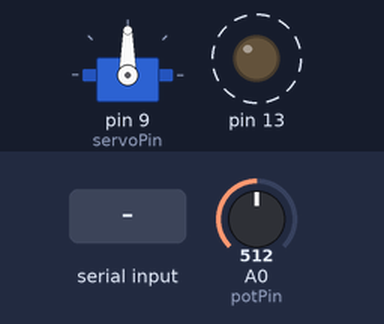
Recording of a sketch running on a simulated Arduino Uno, built with avr-gcc and run on an emulated ATmega328P. Parts: servo, output pins drawn as LEDs (lit = HIGH). Dashed ring = blinking. The test bench sets the inputs (shaded band); at power-on: A0 (potPin) = 512. What the sketch prints to the serial monitor is not drawn.

Above: at 1.25 s.
1.3 s: "o" received over Serial
At 1.55 s:
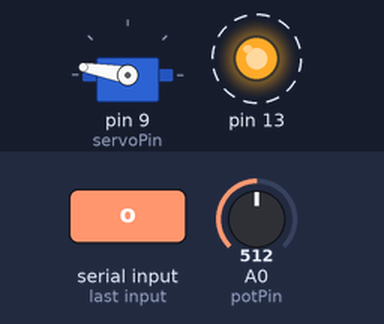
4.3 s: "c" received over Serial
At 4.56 s:
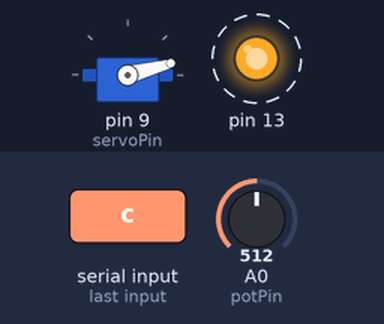
Timing chart, 0 to 13.3 s (numbered marks = the images above; inputs shaded):
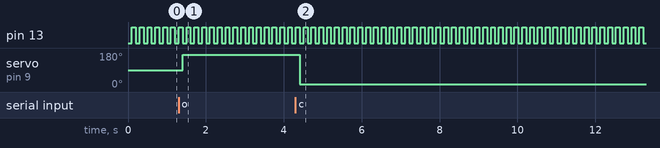

The sketch:

Proof_of_concept_1.ino
```cpp
#include <Servo.h>

Servo myservo;  // create servo object to control a servo
                // twelve servo objects can be created on most boards
int potPin = A0;
int servoPin = 9;

int closedPos = 15;
int openPos = 170;
int pos = closedPos;    // variable to store the servo position

int closedPot = 450;
int openPot = 900;
int pot = 'c'; // on potentiometer

void setup()
{
  myservo.attach(servoPin);  // attaches the servo on pin 9 to the servo object
  Serial.begin(9600);
  pinMode(13,OUTPUT);
}

void loop() {
delay(100); // otherwise it's going to break
digitalWrite(13,HIGH);
delay(100);
digitalWrite(13,LOW);

 //==================Take commands================

 if (Serial.available() > 0) { char command=Serial.read();

 if (command=='o') {pos = openPos;}
 if (command=='c') {pos = closedPos;}
 myservo.write(pos);
 }

 //==================Status check================

int sensorValue = analogRead(potPin);
 if (sensorValue < closedPot) {pot = 'c';}
 if (sensorValue > openPot) {pot = 'o';}
Serial.println(sensorValue);
Serial.println(pot);
}
```

Measured:
- after the input at 1.3 s, servo on pin 9 (servoPin): 90° → 170° after 0.10 s
- after the input at 4.3 s, servo on pin 9 (servoPin): 170° → 15° after 0.11 s
- by itself, pin 13: alternates HIGH for 0.10 s and LOW for 0.10 s
